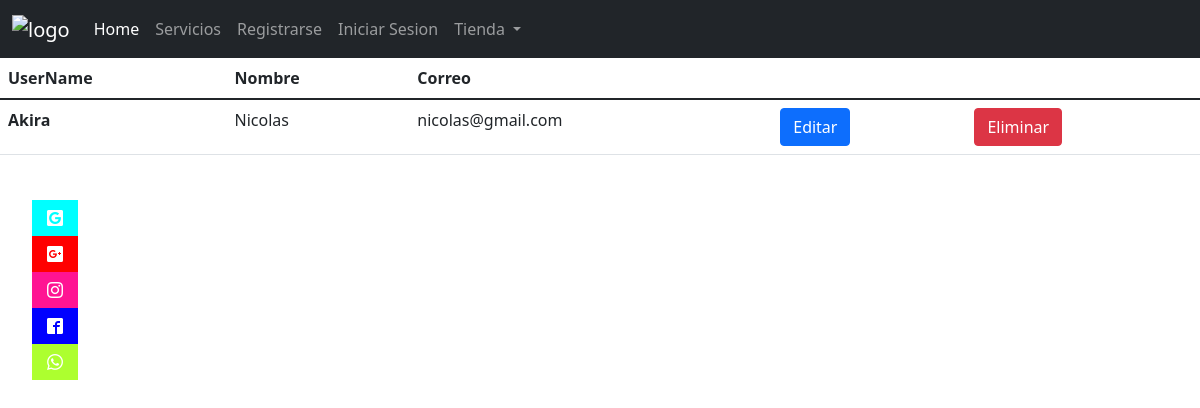
/usuario/listar, run on an earlier commit of the app's database.
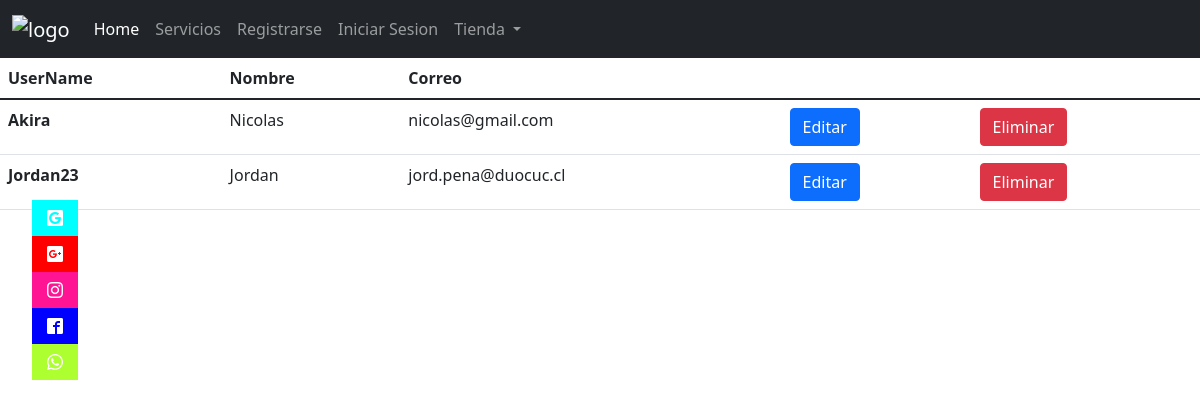
And on a later commit of the database.
### Usuario/models.py (models this page shows)
class Usuario (models.Model):
    username = models.CharField(max_length=30)
    nombre = models.CharField(max_length=50)
    email = models.EmailField(max_length=50)
    password= models.CharField(max_length=128)

### Usuario/views.py (the view)
# urls.py: path('listar', UserList.as_view(), name="usuario_list"),
class UserList(ListView):
    model = Usuario
    template_name = 'Usuario/usuario_list.html'

### app/templates/Usuario/usuario_list.html (shortened to what this page needs)
{% extends 'app/base.html' %}
{% block content %} {% if object_list %}
<table class="table table-hover">
    <thead>
        <tr>
            <th>UserName</th>
            <th>Nombre</th>
            <th>Correo</th>
        </tr>
    </thead>
    <tbody>
        {% for u in object_list %}
        <tr>
            <th scope="row">{{ u.username }} </th>
            <td>{{ u.nombre }}</td>
            <td>{{ u.email }}</td>
            <td><a class="btn btn-primary" href="{% url 'edit_usuario' u.id %}">Editar</a></td>
            <td><a class="btn btn-danger" href="{% url 'del_usuario' u.id %}">Eliminar</a></td>
        </tr>
        {% endfor %}
    </tbody>
</table>
{% else %}
    <h1>No hay registros de Usuarios</h1>
{% endif %} {% endblock %}

### app/templates/app/base.html (shortened to what this page needs)
<!DOCTYPE html>
<html lang="es">
<head>
    <link href="https://cdn.jsdelivr.net/npm/bootstrap@5.1.3/dist/css/bootstrap.min.css" rel="stylesheet">
    {% load static %}
    <link rel="stylesheet" href="{% static 'app/css/estilos.css' %}">
    <link rel="stylesheet" href="{% static 'app/css/font.css'%}">
</head>
<body>
    <nav class="navbar navbar-expand-lg navbar-dark bg-dark">
        <div class="container-fluid">
          <a class="navbar-brand" href="#">
              <img src="{% static 'app/img/animalitos.png' %}" alt="logo">
          </a>
          <div class="collapse navbar-collapse" id="navbarSupportedContent">
            <ul class="navbar-nav me-auto mb-2 mb-lg-0">
              <li class="nav-item">
                <a class="nav-link active" aria-current="page" href="{% url 'home' %}">Home</a>
              </li>
              <li class="nav-item">
                <a class="nav-link" href="{% url 'servicios' %}">Servicios</a>
              </li>
              {% if not user.is_authenticated %}
                    <li class="nav-item">
                        <a class="nav-link" href="{% url 'registrar' %}">Registrarse</a>
                    </li>
                    <li class="nav-item">
                        <a class="nav-link" href="{% url 'login' %}">Iniciar Sesion</a>
                    </li>
                    {% endif %}
              <li class="nav-item dropdown">
                <a class="nav-link dropdown-toggle" href="#" id="navbarDropdown" role="button" data-bs-toggle="dropdown" aria-expanded="false">
                  Tienda
                </a>
              </li>
            </ul>
          </div>
        </div>
      </nav>
  <div id="content">
    {% block content%}
    {% endblock %}
    </div>
    <div class="social">
      <ul>
        <li>
          <a href="http://www." class="icon-google2">
          </a>
        </li>
        <li>
          <a href="http://www." class="icon-google-plus2">
        </a>
      </li>
        <li><a href="http://www." class="icon-instagram" >
        </a></li>
        <li><a href="http://www." class="icon-facebook2"></a></li>
        <li><a href="http://www." class="icon-whatsapp"></a></li>
      </ul>
    </div>
</body>
</html>

### app/static/app/css/estilos.css (style rules this page uses)
.navbar-brand img { width: 100px; }
* { margin: 0; padding: 0; -webkit-box-sizing: border-box; -moz-box-sizing: border-box; box-sizing: border-box; }
.social { position: fixed; left: 0; top: 200px; z-index: 2000; }
.social ul { list-style-type: none; }
.social ul li a { display: inline-block; color:rgb(255, 255, 255); background-color:rgba(0, 0, 0, 0.459); padding: 10px 15px; text-decoration: none; }
.social ul li .icon-google2 { background:aqua ; }
.social ul li .icon-google-plus2 { background:red }
.social ul li .icon-instagram { background:deeppink; }
.social ul li .icon-facebook2 { background:blue; }
.social ul li .icon-whatsapp { background:greenyellow; }

What changed in the data, as far as the page shows it:
added Usuario: username "Jordan23", nombre "Jordan", email "jord.pena@duocuc.cl"
